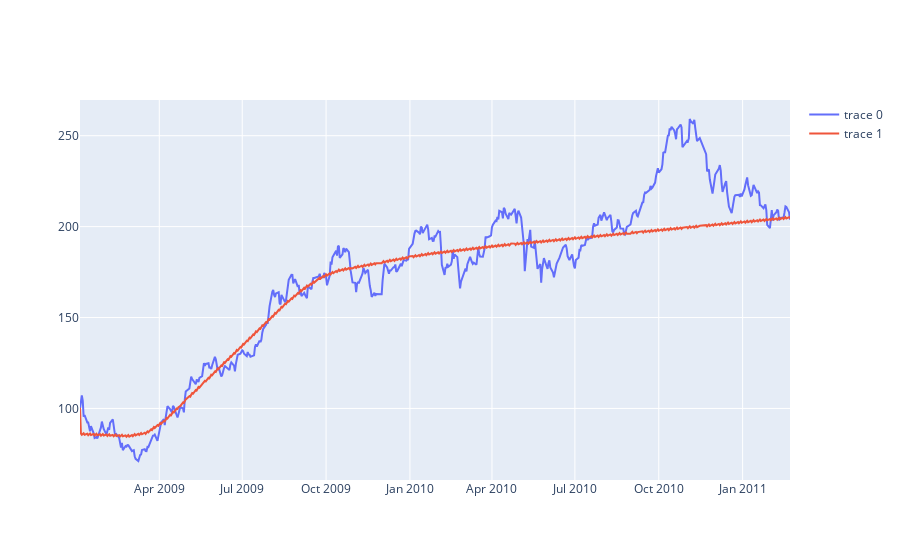

The notebook cell saved with this chart:
### Markdown cell above
А если посмотреть на всю выборку

### Code cell
fig = go.Figure()
fig.add_trace(go.Scatter(x = indexes['date'], y = indexes['ISE'])) #реальная динамика индекса
fig.add_trace(go.Scatter(x = forecast['ds'], y = forecast['yhat'])) #предсказанная моделью
fig.show()

### Figure 1 — Plotly figure (JSON) as saved in the notebook; plotly's stock layout.template omitted (floating-point values rounded to 4 significant figures; data arrays with more than 128 entries replaced by an {"elided": "..."} marker saying what was removed)
{"data": [{"type": "scatter", "x": {"elided": "537 str values"}, "y": {"elided": "537 float values"}}, {"type": "scatter", "x": {"elided": "537 str values"}, "y": {"elided": "537 float values"}}], "layout": {}}
